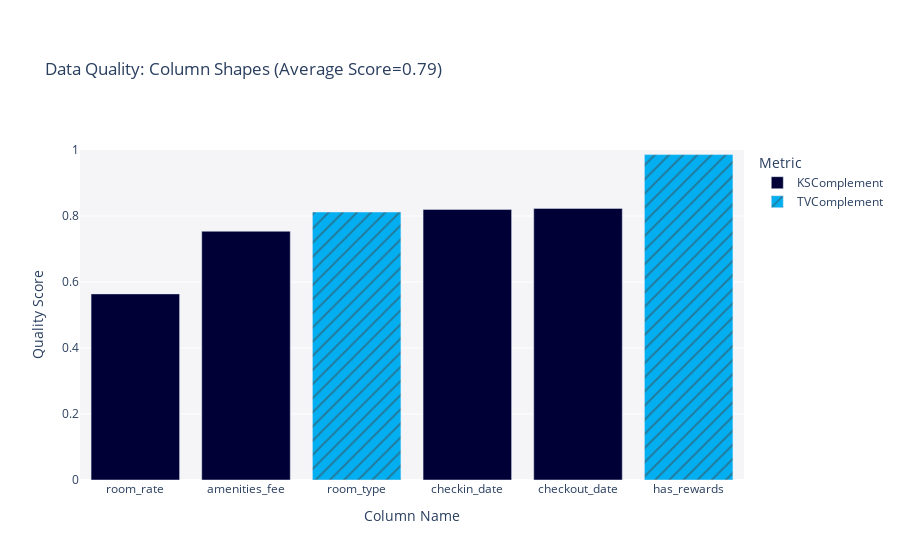

Here is the notebook cell this chart was saved with:
### Code cell
quality_report.get_visualization("Column Shapes")

### Figure 1 — Plotly figure (JSON) as saved in the notebook; plotly's stock layout.template omitted (floating-point values rounded to 4 significant figures)
{"data": [{"alignmentgroup": "True", "customdata": [["KSComplement"], ["KSComplement"], ["KSComplement"], ["KSComplement"]], "hovertemplate": "<b>%{hovertext}</b><br><br>Metric=%{customdata[0]}<br>Quality Score=%{y}<extra></extra>", "hovertext": ["amenities_fee", "checkin_date", "checkout_date", "room_rate"], "legendgroup": "KSComplement", "marker": {"color": "#000036", "pattern": {"shape": ""}}, "name": "KSComplement", "offsetgroup": "KSComplement", "orientation": "v", "showlegend": true, "textposition": "auto", "type": "bar", "x": ["amenities_fee", "checkin_date", "checkout_date", "room_rate"], "xaxis": "x", "y": [0.7538, 0.82, 0.8231, 0.564], "yaxis": "y"}, {"alignmentgroup": "True", "customdata": [["TVComplement"], ["TVComplement"]], "hovertemplate": "<b>%{hovertext}</b><br><br>Metric=%{customdata[0]}<br>Quality Score=%{y}<extra></extra>", "hovertext": ["has_rewards", "room_type"], "legendgroup": "TVComplement", "marker": {"color": "#03AFF1", "pattern": {"shape": "/"}}, "name": "TVComplement", "offsetgroup": "TVComplement", "orientation": "v", "showlegend": true, "textposition": "auto", "type": "bar", "x": ["has_rewards", "room_type"], "xaxis": "x", "y": [0.986, 0.812], "yaxis": "y"}], "layout": {"autosize": true, "barmode": "relative", "legend": {"title": {"text": "Metric"}, "tracegroupgap": 0}, "margin": {"t": 150}, "plot_bgcolor": "#F5F5F8", "title": {"text": "Data Quality: Column Shapes (Average Score=0.79)"}, "xaxis": {"anchor": "y", "autorange": true, "categoryorder": "total ascending", "domain": [0, 1], "range": [-0.5, 5.5], "title": {"text": "Column Name"}, "type": "category"}, "yaxis": {"anchor": "x", "domain": [0, 1], "range": [0, 1], "title": {"text": "Quality Score"}, "type": "linear"}}}
